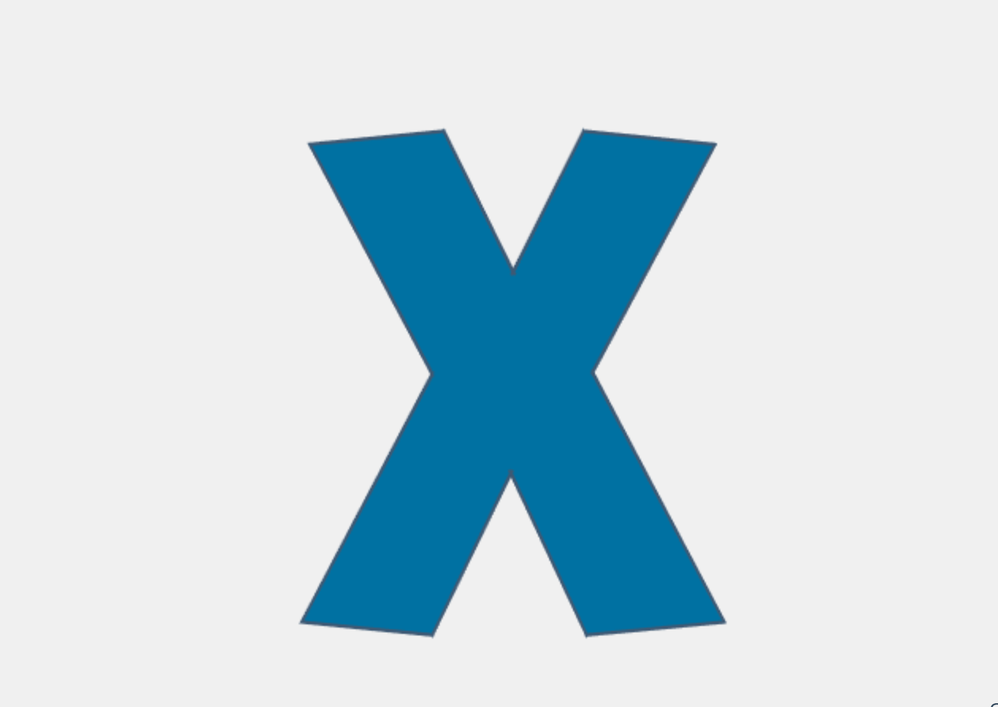
#> input picture Aisle-Navigation/Carriage-End-Detection/images/sticker.PNG, 998 x 707 px, shrunk from 1574 x 1116 before the run
$ python -i carriage_end_sticker_detection.py   (imports and definitions only)
#> lines starting #> are read from the running program, lines starting #| are printed output that depends on the picture; after the words box and inside, x2 and y2 are one past the last pixel; in counts of white or black regions, pixels touching at a corner belong together
#> further down, picture is the input picture: shape (707, 998, 3); mean B, G, R 225.6, 217, 197.8
"""Carriage_End controller."""
import cv2
import numpy as np
# You may need to import some classes of the controller module. Ex:
#  from controller import Robot, Motor, DistanceSensor
from controller import Robot

# create the Robot instance.
# [1 line that did not run here, left out]

# get the time step of the current world.
# [1 line that did not run here, left out]
# [1 line that did not run here, left out]
# [1 line not run here, left out]

# You should insert a getDevice-like function in order to get the
# instance of a device of the robot. Something like:
#  motor = robot.getMotor('motorname')
#  ds = robot.getDistanceSensor('dsname')
#  ds.enable(timestep)


def blob_detection(img):
    mask = cv2.inRange(img, (0.5, 0, 0), (0.65, 0.3, 0.1))
    kernel = np.ones((1, 1), np.uint8)
    mask = cv2.dilate(mask, kernel, iterations=3)
    kernel2 = cv2.getStructuringElement(cv2.MORPH_ELLIPSE, (3, 3))
    mask = cv2.morphologyEx(mask, cv2.MORPH_OPEN, kernel2, iterations=2)
    contours, _ = cv2.findContours(mask,cv2.RETR_TREE,cv2.CHAIN_APPROX_SIMPLE)
    nu = np.zeros(img.shape)
    nu = cv2.drawContours(nu, contours, -1, (0,0,255), 1)
    cv2.destroyAllWindows()
    return mask

def matchsticker(image):
    template = cv2.imread("../../images/sticker.png")
    imgray = cv2.cvtColor(template,cv2.COLOR_BGR2GRAY)
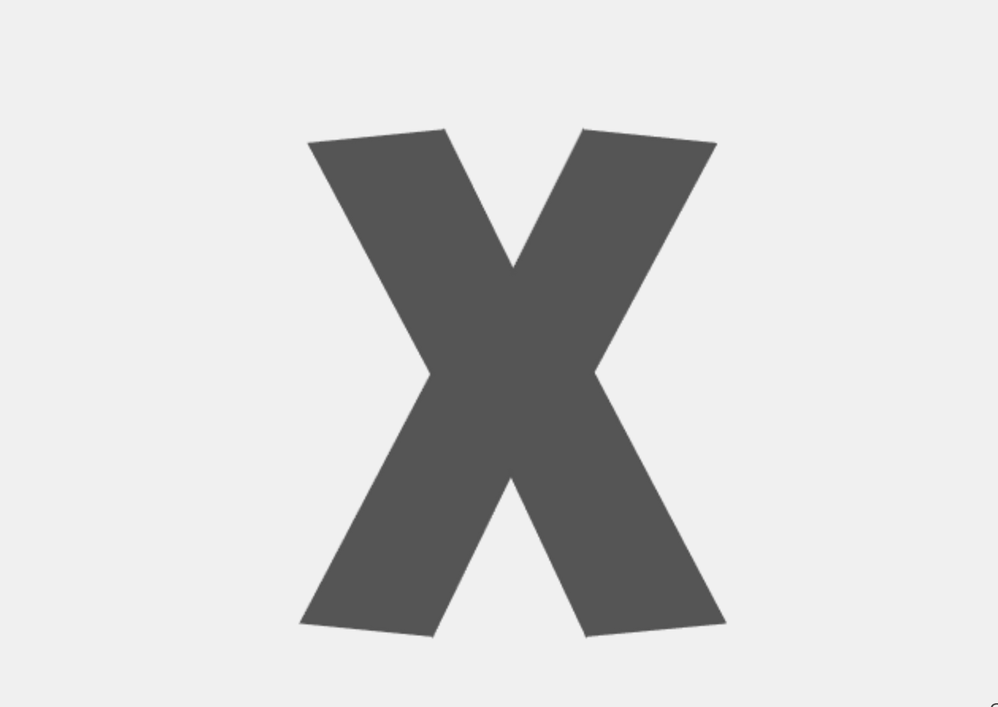
#> imgray: shape (707, 998); min 54, max 251, mean 212.3
    ret,thresh = cv2.threshold(imgray,127,255,0)
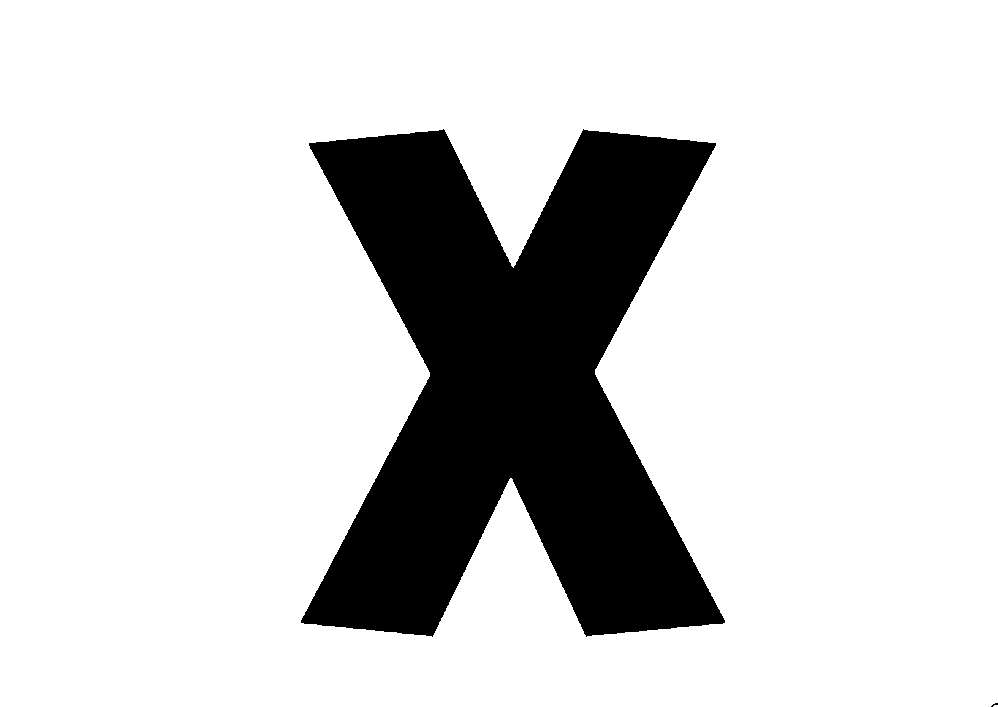
#> thresh: shape (707, 998); 82.3% white; 2 black regions (1 under 20 px), largest, box (x1, y1, x2, y2) and area: (301, 129, 725, 637) 124986
    thresh = cv2.bitwise_not(thresh)
    kernel = np.ones((5, 5), np.uint8)
    thresh = cv2.dilate(thresh, kernel, iterations=3)
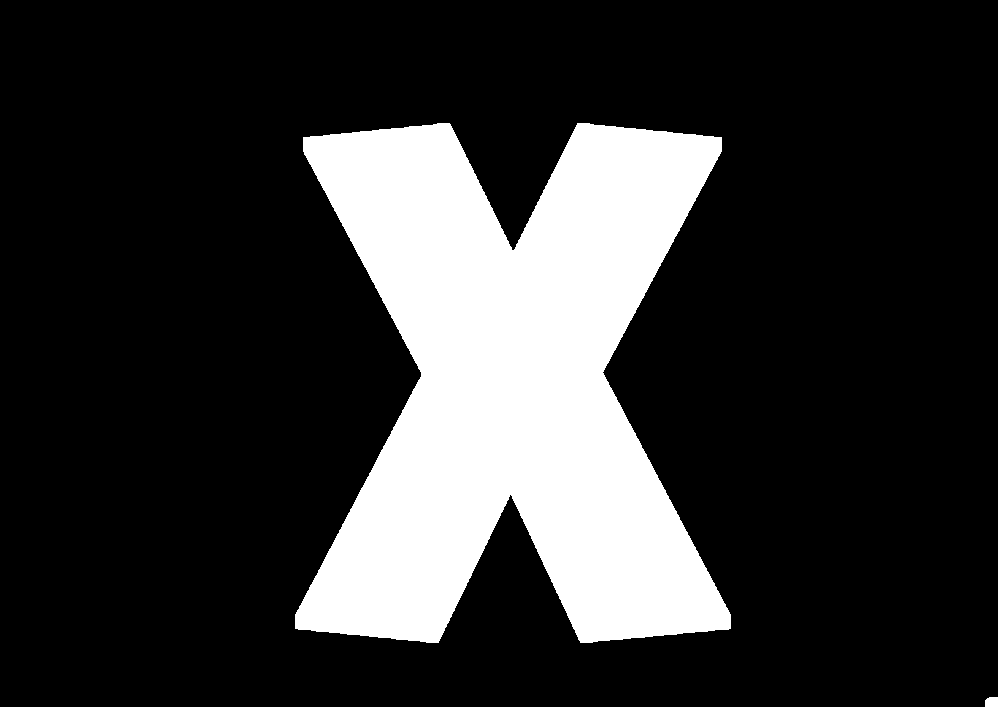
#> thresh: shape (707, 998); 20.2% white; 2 white regions, box (x1, y1, x2, y2) and area: (295, 123, 731, 643) 142660, (985, 697, 998, 707) 123
    kernel2 = cv2.getStructuringElement(cv2.MORPH_ELLIPSE, (11, 11))
    thresh= cv2.morphologyEx(thresh, cv2.MORPH_OPEN, kernel2, iterations=3)
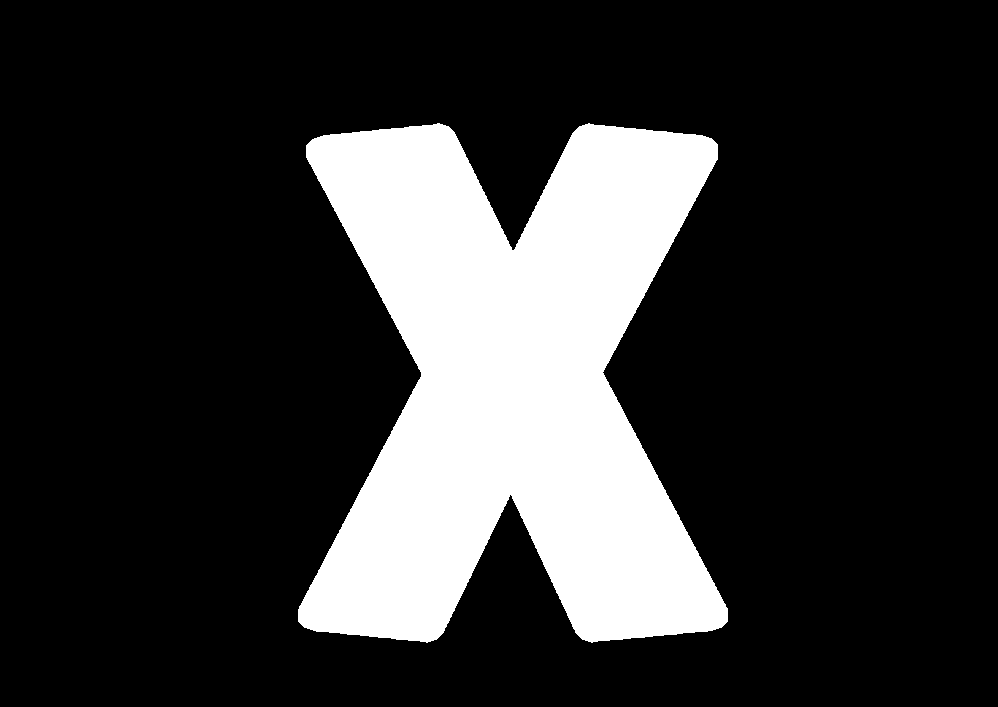
#> thresh: shape (707, 998); 20.1% white; 1 white region
    template_contours, _ = cv2.findContours(thresh,cv2.RETR_TREE,cv2.CHAIN_APPROX_SIMPLE)
#> template_contours = 1 contour; box (x1, y1, x2, y2) and area: (298, 123, 728, 643) 141086
    cnt1 = template_contours[0]
#> cnt1 = contour of 1312 points, box (x1, y1, x2, y2) (298, 123, 728, 643), area 141086
#> (the run stopped early here; a loop or call above may not have finished)
